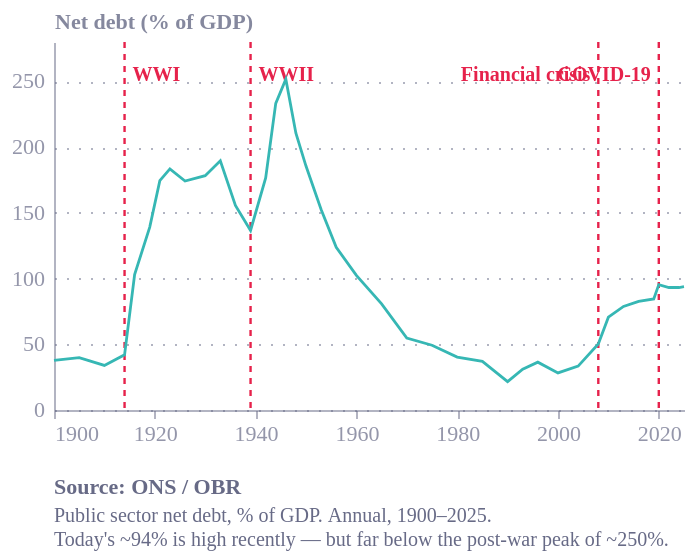

This figure's Vega-Lite source:
### Vega-Lite specification from a JSON file in a GitHub repository (floating-point values rounded to 4 significant figures)
{"config": {"font": "Circular Std", "text": {"color": "#676A86", "align": "left", "baseline": "middle", "dx": 7, "dy": 0, "fontSize": 11}, "view": {"stroke": "transparent", "continuousWidth": 400, "continuousHeight": 300, "discreteWidth": 400, "discreteHeight": 300, "fill": "transparent"}, "range": {"category": ["#36B7B4", "#E6224B", "#F4C245", "#0063AF", "#00A767", "#179FDB", "#EB5C2E"], "diverging": ["#E6224B", "#E54753", "#C9C9C9", "#179FDB", "#122B39"], "heatmap": ["#C9C9C9", "#179FDB", "#0063AF", "#122B39"], "ordinal": ["#00A767", "#36B7B4", "#179FDB", "#0063AF", "#243B5A"]}, "bar": {"color": "#179fdb"}, "line": {"color": "#e6224b"}, "rule": {"color": "#676A86"}, "area": {"opacity": 0.3}, "point": {"filled": true, "size": 80, "color": "#e6224b", "opacity": 0.95}, "geoshape": {"stroke": "white", "strokeWidth": 0.3}, "rect": {"fill": "#d6d4d4", "opacity": 0.3}, "axis": {"labelColor": "#676A86", "labelFontSize": 11, "labelFont": "Circular Std", "labelOpacity": 0.7, "tickColor": "#676A86", "tickOpacity": 0.5, "domainColor": "#676A86", "domainOpacity": 0.5, "gridColor": "#676A86", "gridDash": [2, 2], "gridOpacity": 0.5, "title": null, "titleColor": "#676A86", "titleOpacity": 0.8, "tickSize": 4}, "axisXDiscrete": {"grid": false, "labelAngle": 0, "tickCount": 10, "tickOpacity": 0.5, "title": null}, "axisYDiscrete": {"ticks": false, "labelPadding": 5}, "axisXTemporal": {"grid": false, "ticks": true}, "axisXQuantitative": {"grid": true}, "axisYQuantitative": {"gridColor": "#676A86", "gridDash": [1, 5], "gridOpacity": 0.5, "ticks": false, "labelPadding": 5, "tickCount": 8, "titleAngle": 0, "titleAlign": "left", "titleBaseline": "bottom", "titleX": 0, "titleY": -5}, "title": {"color": "#676A86E6", "subtitleColor": "#676A86", "font": "Circular Std", "subtitleFont": "Circular Std", "anchor": "start", "fontSize": 14, "subtitleFontSize": 12, "subtitlePadding": 4, "offset": 0, "frame": "group"}, "legend": {"titleColor": "#122b39", "title": null, "labelColor": "#122b39", "labelFontSize": 11}, "background": "white"}, "layer": [{"data": {"name": "data-cc1363083591056fcbc2451b179b25eb"}, "mark": {"type": "rule", "color": "#E6224B", "strokeDash": [3, 3], "strokeWidth": 1.2}, "encoding": {"x": {"field": "date", "type": "temporal"}}}, {"data": {"name": "data-54a5fbc2f86e1e2c1b602c0bf5181f21"}, "mark": {"type": "text", "align": "left", "color": "#E6224B", "dx": 4, "fontSize": 10, "fontWeight": "bold"}, "encoding": {"text": {"field": "label", "type": "nominal"}, "x": {"field": "date", "type": "temporal"}, "y": {"field": "ypos", "type": "quantitative"}}}, {"data": {"name": "data-feaf32e5e97762ea03514438267a3eae"}, "mark": {"type": "text", "align": "right", "color": "#E6224B", "dx": -4, "fontSize": 10, "fontWeight": "bold"}, "encoding": {"text": {"field": "label", "type": "nominal"}, "x": {"field": "date", "type": "temporal"}, "y": {"field": "ypos", "type": "quantitative"}}}, {"data": {"name": "data-7d2ee990c896dd8834e2fac49ed0b5d4"}, "mark": {"type": "line", "strokeWidth": 1.4}, "encoding": {"color": {"field": "series", "legend": null, "type": "nominal"}, "x": {"axis": {"format": "%Y", "tickCount": 7}, "field": "date", "title": null, "type": "temporal"}, "y": {"field": "value", "scale": {"domain": [0, 270]}, "title": "Net debt (% of GDP)", "type": "quantitative"}}}], "autosize": {"contains": "padding", "type": "fit"}, "height": 280, "title": {"text": "Source: ONS / OBR", "anchor": "start", "color": "#676A86", "dy": 12, "fontSize": 11, "orient": "bottom", "subtitle": ["Public sector net debt, % of GDP. Annual, 1900–2025.", "Today's ~94% is high recently — but far below the post-war peak of ~250%."], "subtitleColor": "#676A86", "subtitleFontSize": 10}, "width": 350, "$schema": "https://vega.github.io/schema/vega-lite/v6.4.1.json", "datasets": {"data-cc1363083591056fcbc2451b179b25eb": [{"year": 1914, "label": "WWI", "ypos": 255, "lab_align": "left", "dx": 4, "date": "1914-01-01T00:00:00"}, {"year": 1939, "label": "WWII", "ypos": 255, "lab_align": "left", "dx": 4, "date": "1939-01-01T00:00:00"}, {"year": 2008, "label": "Financial crisis", "ypos": 255, "lab_align": "right", "dx": -4, "date": "2008-01-01T00:00:00"}, {"year": 2020, "label": "COVID-19", "ypos": 255, "lab_align": "right", "dx": -4, "date": "2020-01-01T00:00:00"}], "data-54a5fbc2f86e1e2c1b602c0bf5181f21": [{"year": 1914, "label": "WWI", "ypos": 255, "lab_align": "left", "dx": 4, "date": "1914-01-01T00:00:00"}, {"year": 1939, "label": "WWII", "ypos": 255, "lab_align": "left", "dx": 4, "date": "1939-01-01T00:00:00"}], "data-feaf32e5e97762ea03514438267a3eae": [{"year": 2008, "label": "Financial crisis", "ypos": 255, "lab_align": "right", "dx": -4, "date": "2008-01-01T00:00:00"}, {"year": 2020, "label": "COVID-19", "ypos": 255, "lab_align": "right", "dx": -4, "date": "2020-01-01T00:00:00"}], "data-7d2ee990c896dd8834e2fac49ed0b5d4": [{"year": 1900, "value": 37.8, "date": "1900-01-01T00:00:00", "series": "debt"}, {"year": 1905, "value": 39.8, "date": "1905-01-01T00:00:00", "series": "debt"}, {"year": 1910, "value": 33.9, "date": "1910-01-01T00:00:00", "series": "debt"}, {"year": 1914, "value": 42.0, "date": "1914-01-01T00:00:00", "series": "debt"}, {"year": 1916, "value": 103.1, "date": "1916-01-01T00:00:00", "series": "debt"}, {"year": 1919, "value": 139.2, "date": "1919-01-01T00:00:00", "series": "debt"}, {"year": 1921, "value": 174.5, "date": "1921-01-01T00:00:00", "series": "debt"}, {"year": 1923, "value": 183.5, "date": "1923-01-01T00:00:00", "series": "debt"}, {"year": 1926, "value": 174.2, "date": "1926-01-01T00:00:00", "series": "debt"}, {"year": 1930, "value": 178.3, "date": "1930-01-01T00:00:00", "series": "debt"}, {"year": 1933, "value": 189.6, "date": "1933-01-01T00:00:00", "series": "debt"}, {"year": 1936, "value": 155.7, "date": "1936-01-01T00:00:00", "series": "debt"}, {"year": 1939, "value": 136.6, "date": "1939-01-01T00:00:00", "series": "debt"}, {"year": 1942, "value": 176.6, "date": "1942-01-01T00:00:00", "series": "debt"}, {"year": 1944, "value": 233.3, "date": "1944-01-01T00:00:00", "series": "debt"}, {"year": 1946, "value": 251.7, "date": "1946-01-01T00:00:00", "series": "debt"}, {"year": 1948, "value": 210.6, "date": "1948-01-01T00:00:00", "series": "debt"}, {"year": 1950, "value": 185.6, "date": "1950-01-01T00:00:00", "series": "debt"}, {"year": 1953, "value": 152.6, "date": "1953-01-01T00:00:00", "series": "debt"}, {"year": 1956, "value": 123.8, "date": "1956-01-01T00:00:00", "series": "debt"}, {"year": 1960, "value": 102.4, "date": "1960-01-01T00:00:00", "series": "debt"}, {"year": 1965, "value": 80.8, "date": "1965-01-01T00:00:00", "series": "debt"}, {"year": 1970, "value": 54.7, "date": "1970-01-01T00:00:00", "series": "debt"}, {"year": 1975, "value": 49.3, "date": "1975-01-01T00:00:00", "series": "debt"}, {"year": 1980, "value": 40.3, "date": "1980-01-01T00:00:00", "series": "debt"}, {"year": 1985, "value": 37.0, "date": "1985-01-01T00:00:00", "series": "debt"}, {"year": 1990, "value": 21.6, "date": "1990-01-01T00:00:00", "series": "debt"}, {"year": 1993, "value": 31.0, "date": "1993-01-01T00:00:00", "series": "debt"}, {"year": 1996, "value": 36.4, "date": "1996-01-01T00:00:00", "series": "debt"}, {"year": 2000, "value": 28.2, "date": "2000-01-01T00:00:00", "series": "debt"}, {"year": 2004, "value": 33.4, "date": "2004-01-01T00:00:00", "series": "debt"}, {"year": 2008, "value": 50.2, "date": "2008-01-01T00:00:00", "series": "debt"}, {"year": 2010, "value": 70.6, "date": "2010-01-01T00:00:00", "series": "debt"}, {"year": 2013, "value": 78.8, "date": "2013-01-01T00:00:00", "series": "debt"}, {"year": 2016, "value": 82.7, "date": "2016-01-01T00:00:00", "series": "debt"}, {"year": 2019, "value": 84.5, "date": "2019-01-01T00:00:00", "series": "debt"}, {"year": 2020, "value": 95.4, "date": "2020-01-01T00:00:00", "series": "debt"}, {"year": 2022, "value": 93.2, "date": "2022-01-01T00:00:00", "series": "debt"}, {"year": 2024, "value": 93.2, "date": "2024-01-01T00:00:00", "series": "debt"}, {"year": 2025, "value": 93.8, "date": "2025-01-01T00:00:00", "series": "debt"}]}}
